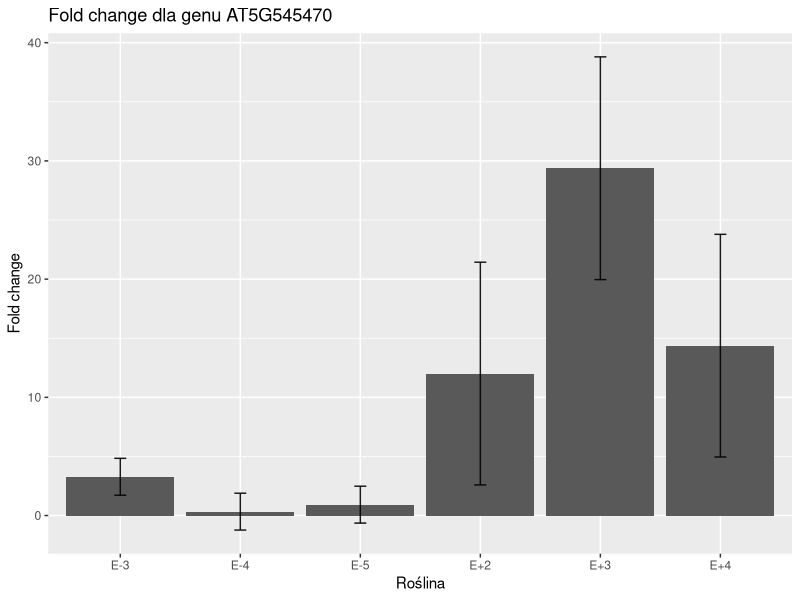
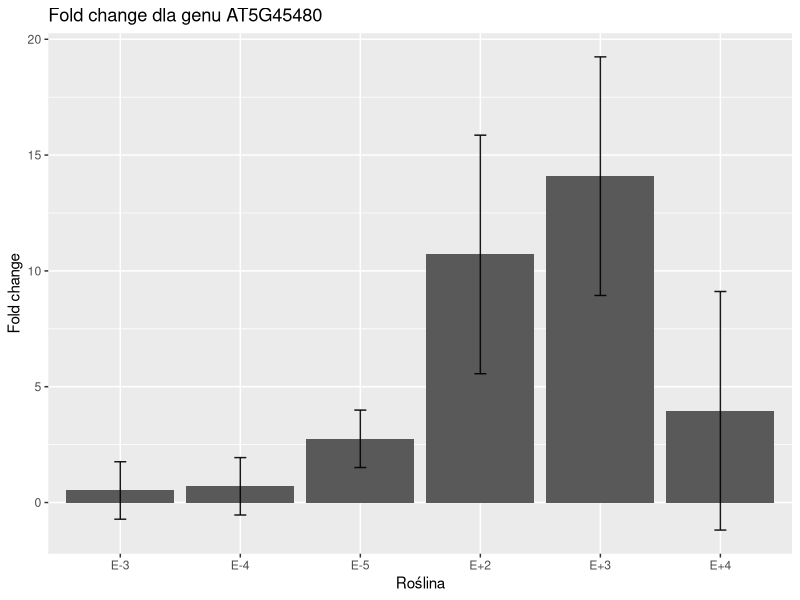
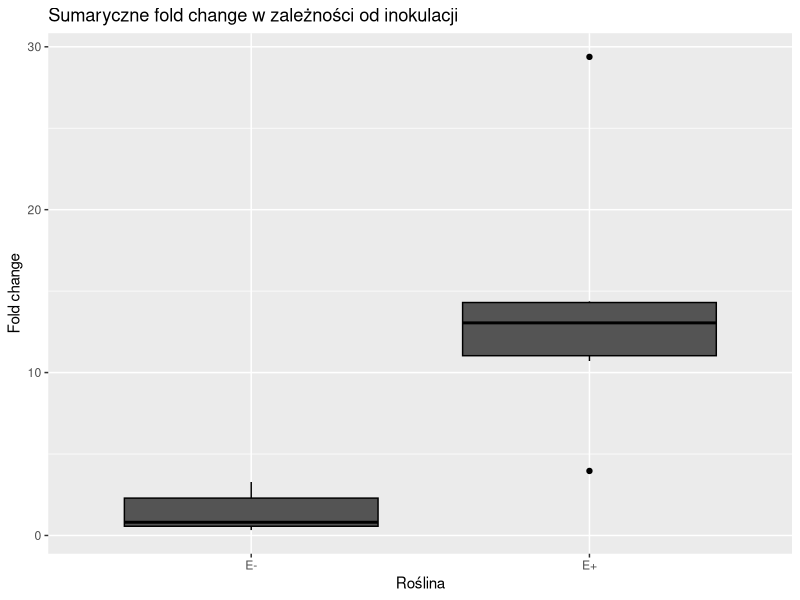
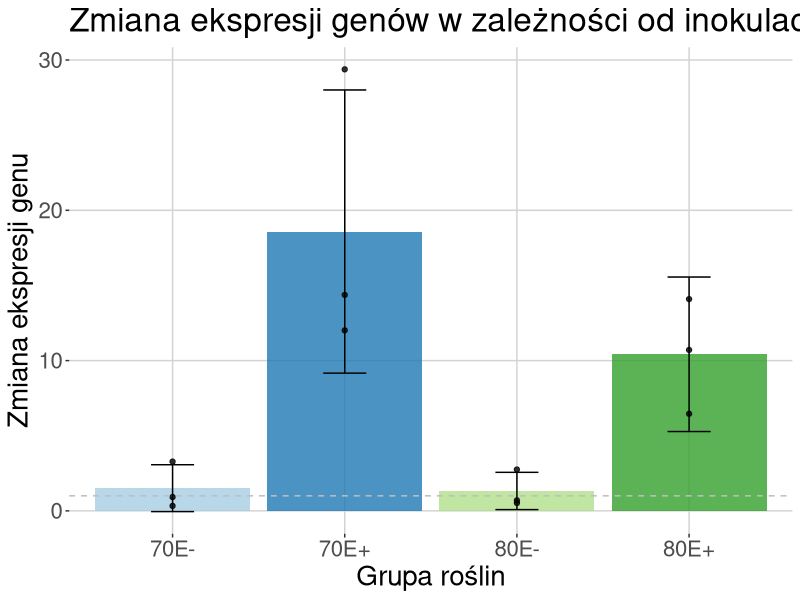
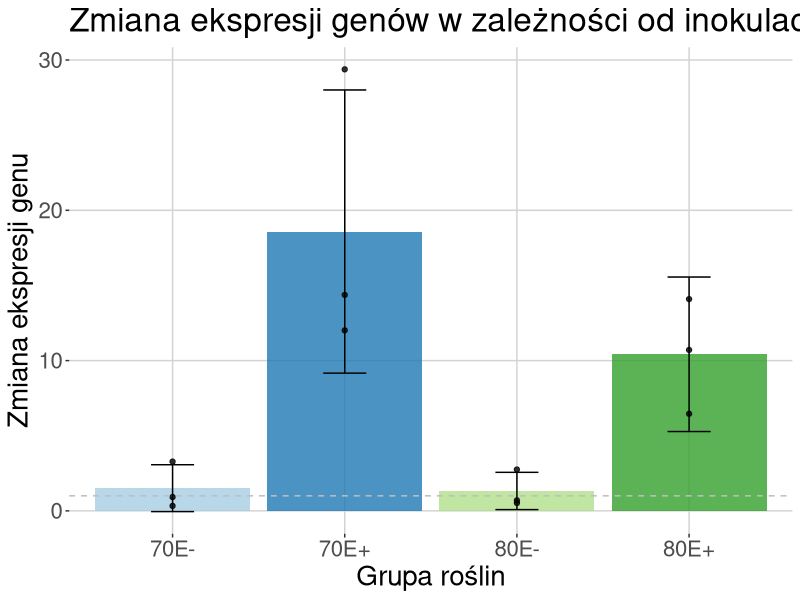

Reproduce these figures in R, in order.
## ---- chunk 1
require(ggplot2)
require(readxl)
require(dplyr)
## ---- chunk 2
fold.70 <- c(3.28, 0.33, 0.92, 12.01, 29.38, 14.37)
fold.80 <- c(0.52, 0.7, 2.75, 10.71, 14.09, 3.96)
names <- c('E-3', 'E-4', 'E-5', 'E+2', 'E+3', 'E+4')
sd.70 <- c(1.56, 1.56, 1.56, 9.42, 9.42, 9.42)
sd.80 <- c(1.24, 1.24, 1.24, 5.15, 5.15, 5.15)
## ---- chunk 3
df.70 <- data.frame(names, fold.70, sd.70)
## ---- chunk 4
df.80 <- data.frame(names, fold.80)
## ---- chunk 5
ggplot(data = df.70, aes(names, fold.70))+
  geom_bar(stat="identity")+
  labs(title = "Fold change dla genu AT5G545470", x = "Roślina", y = "Fold change")+
  geom_errorbar( aes(x=names, ymin=fold.70-sd.70, ymax=fold.70+sd.70), width=0.1, colour="black", alpha=0.9, size=0.5)
## ---- chunk 6
ggplot(data = df.80, aes(names, fold.80))+
  geom_bar(stat="identity")+
  labs(title = "Fold change dla genu AT5G45480", x = "Roślina", y = "Fold change")+
  geom_errorbar( aes(x=names, ymin=fold.80-sd.80, ymax=fold.80+sd.80), width=0.1, colour="black", alpha=0.9, size=0.5)
## ---- chunk 7
plant <- c(rep("E-", 3), rep("E+", 3), rep("E-", 3), rep("E+", 3))
goi <- c(rep("70", 6), rep("80", 6))
fold.change <- c(3.28, 0.33, 0.92, 12.01, 29.38, 14.37, 0.52, 0.7, 2.75, 10.71, 14.09, 3.96)
anova.df <- data.frame(plant, goi, fold.change)
anova.df
## ---- chunk 8
fc.anova <- aov(fold.change ~ plant + goi, data=anova.df)
summary(fc.anova)
## ---- chunk 9
TukeyHSD(fc.anova)
## ---- chunk 10
ggplot(anova.df, aes(x=plant, y=fold.change, fill=goi)) +
  geom_boxplot(color="black", fill="grey33")+
  labs(title = "Sumaryczne fold change w zależności od inokulacji", x = "Roślina", y = "Fold change")
## ---- chunk 11
plant <- c(rep("70E-", 3), rep("70E+", 3), rep("80E-", 3), rep("80E+", 3))
fold.change <- c(3.28, 0.33, 0.92, 12.01, 29.38, 14.37, 0.52, 0.7, 2.75, 10.71, 14.09, 6.46)
df <- data.frame(plant, fold.change)
df
## ---- chunk 12
means <- df %>%
  group_by(plant) %>% 
  dplyr::summarise(fold.change = mean(fold.change))
means$error.bars <- c(9.42, 1.56, 5.14, 1.24)
means

bar_plot <- ggplot(df, aes(x = plant, y = fold.change, fill = plant)) +
  geom_bar(data=means, stat = "identity", alpha=0.8) +
  ggtitle("Zmiana ekspresji genów w zależności od inokulacji roślin endofitem") +
  geom_point(alpha=0.8) +
  labs(x = "Grupa roślin", y = "Zmiana ekspresji genu") +
  scale_fill_manual(values = c("#A6CEE3", "#1F78B4", "#B2DF8A", "#33A02C")) +
  geom_hline(yintercept = 1, linetype = "dashed", color = "grey") +
  theme(legend.position = "none", text = element_text(size = 20)) +
  geom_errorbar(data=means, aes(ymin=fold.change - error.bars, ymax=fold.change+error.bars), width = 0.25) +
  theme(panel.background = element_rect(fill = "white"),  # Białe tło
        panel.grid.major = element_line(color = "lightgrey"), 
        legend.title.align = 0.5,# Szare osie siatki
        panel.grid.minor = element_blank())  # Usunięcie siatki podrzędnej

bar_plot
## ---- chunk 13
ggsave(filename = 'pfaffl.png',plot = bar_plot, width = 12, height = 8)
## ---- chunk 14
t.test.70 <- t.test(df$fold.change[1:3],df$fold.change[4:6], var.equal = TRUE)
t.test.70
## ---- chunk 15
t.test.80 <- t.test(df$fold.change[7:9],df$fold.change[10:12], var.equal = TRUE)
t.test.80
